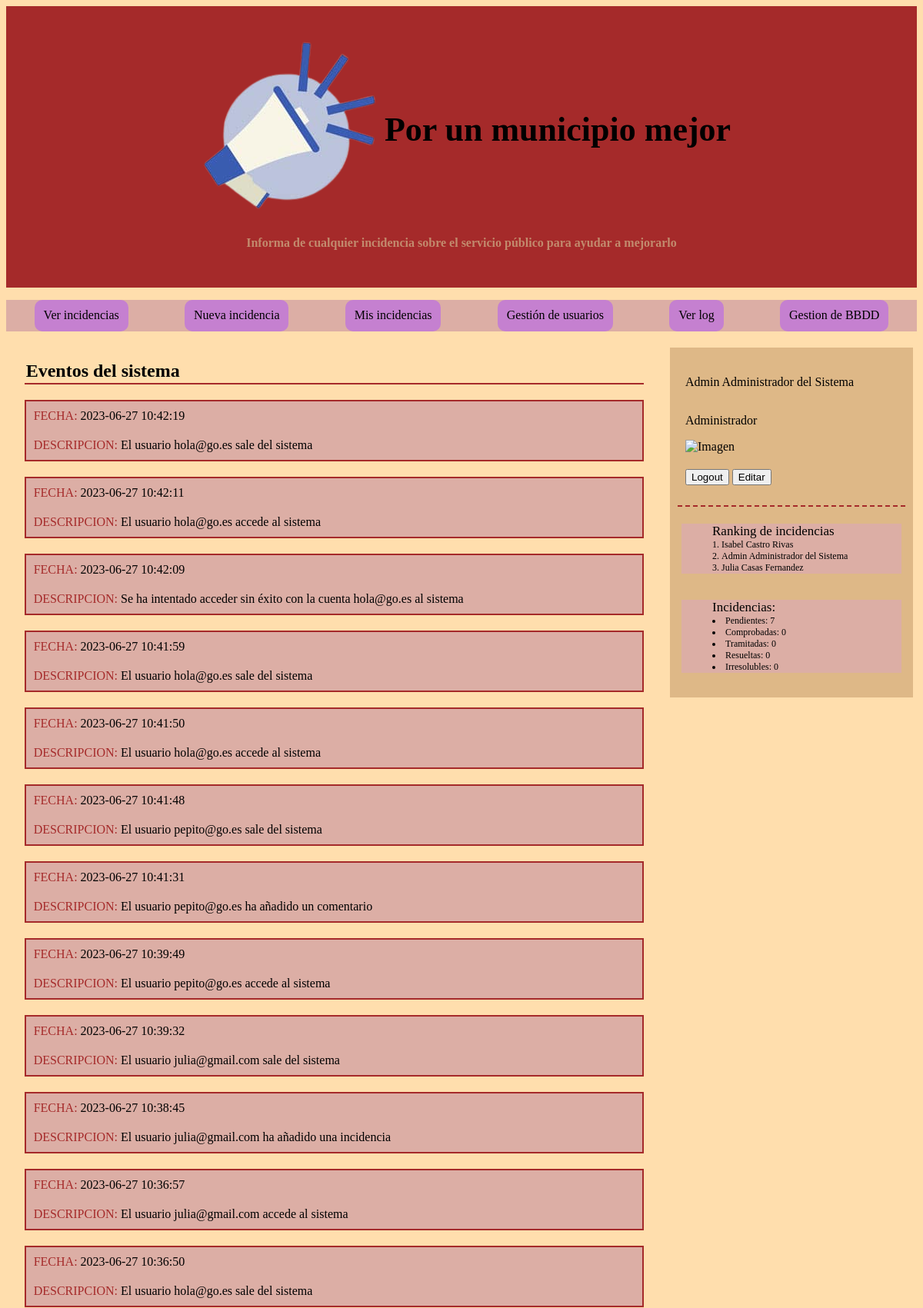
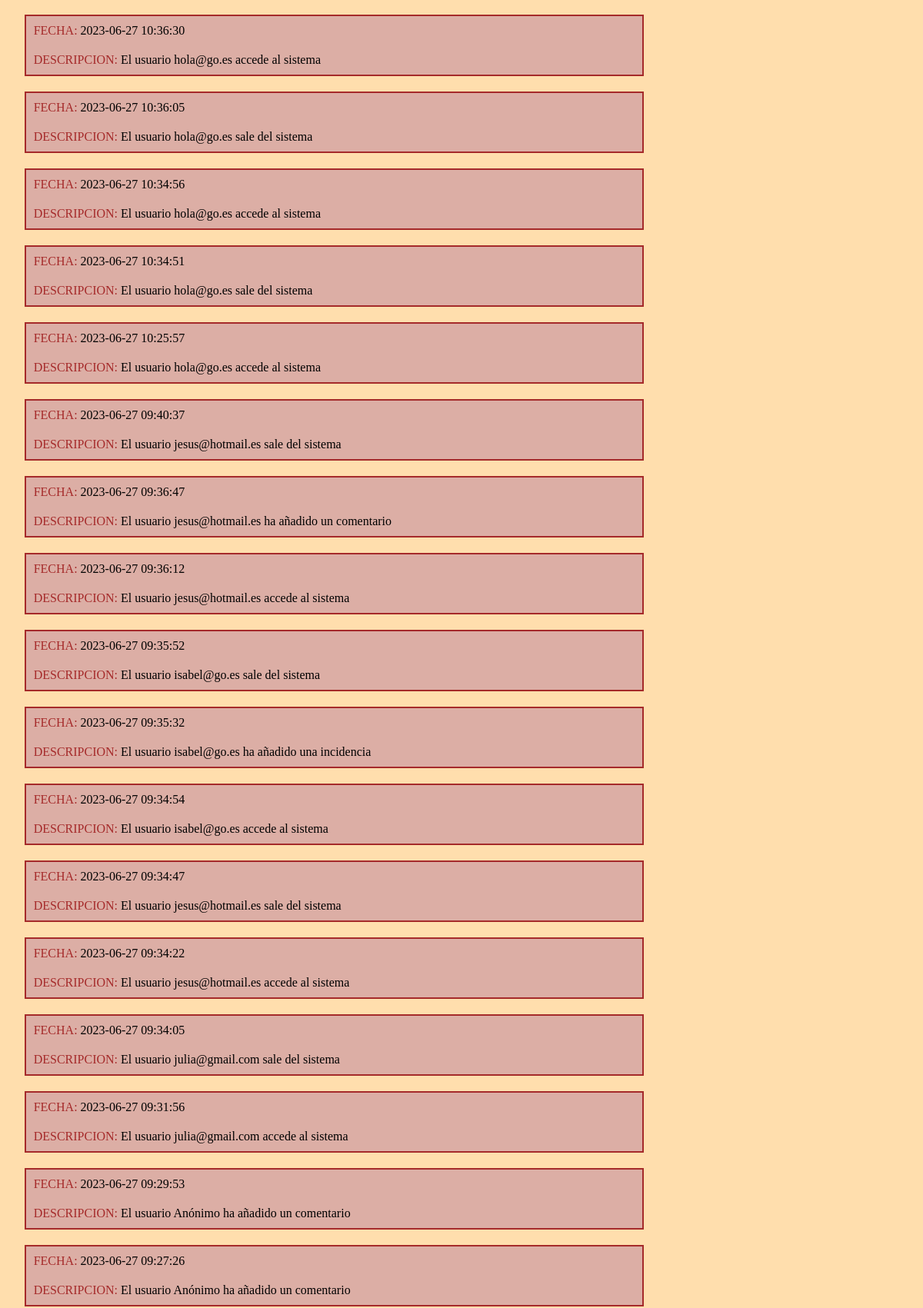
/index.php?p=log (signed in, upper part), run on the app's committed database (2 pictures, top to bottom).
### tables this page shows
CREATE TABLE `LOGS` (
  `ID` int(11) NOT NULL AUTO_INCREMENT,
  `FECHA` datetime NOT NULL,
  `DESCRIPCION` varchar(250) NOT NULL,
  PRIMARY KEY (`ID`)
);

### BBDD.php (the view, shortened to what this page needs)
<?php
require_once("Paginabase.php");
function conexion(){
	$db = mysqli_connect(DB_HOST,DB_USER,DB_PASSWD,DB_DATABASE);
	mysqli_set_charset($db,"utf8");
	return $db;
}
function HTMLLOG(){
	$db = conexion();
	$consulta = "SELECT FECHA, DESCRIPCION FROM LOGS ORDER BY FECHA DESC";
	$res = $db->query($consulta);
	if(!$res){
		echo "<p class ='error'>Error en la consulta</p>";
		echo "<p class ='error'>Código: ".mysqli_errno($db)."</p>";
		echo "<p class ='error'>Mensaje: ".mysqli_error($db)."</p>";
	}else{
		echo "<h2>Eventos del sistema</h2>";
	}
	if ($res->num_rows > 0) {
		echo "<section>";
	    while ($fila = $res->fetch_assoc()) {
	        foreach ($fila as $campo => $valor) {
	        	echo "<p class= 'log'><label>";
	        	echo "$campo: ";
	        	echo "</label>";
	            echo " $valor ";
	            echo "</p>";
	        }
	    }
	    echo "</section>";
	} else {
	    echo "<p>class ='error'>No se encontraron registros en el log.</p>";
	}
}
?>

### estilos.css (style rules this page uses)
body { background-color: NavajoWhite; }
p.log label { color: brown; }
p.log:nth-child(even) { margin-bottom: 20px; border-width: 0px 2px 2px 2px; border-style: solid; border-color: brown; }
p.log:nth-child(odd) { border-width: 2px 2px 0px 2px; border-style: solid; border-color: brown; }
p.log { background-color: rgb(220,174,165); padding: 10px; margin: 0px; }
main h2 { padding: 2px; border-width: 0px 0px 2px 0px; border-color: brown; border-style: solid; }

### data on the page
logs: campo "FECHA", FECHA "2023-06-27 10:42:19", campo "DESCRIPCION", DESCRIPCION "El usuario hola@go.es sale del sistema"
logs: campo "FECHA", FECHA "2023-06-27 10:42:11", campo "DESCRIPCION", DESCRIPCION "El usuario hola@go.es accede al sistema"
logs: campo "FECHA", FECHA "2023-06-27 10:42:09", campo "DESCRIPCION", DESCRIPCION "Se ha intentado acceder sin éxito con la cuenta hola@go.es al sistema"
logs: campo "FECHA", FECHA "2023-06-27 10:41:59", campo "DESCRIPCION", DESCRIPCION "El usuario hola@go.es sale del sistema"
logs: campo "FECHA", FECHA "2023-06-27 10:41:50", campo "DESCRIPCION", DESCRIPCION "El usuario hola@go.es accede al sistema"
logs: campo "FECHA", FECHA "2023-06-27 10:41:48", campo "DESCRIPCION", DESCRIPCION "El usuario pepito@go.es sale del sistema"
logs: campo "FECHA", FECHA "2023-06-27 10:41:31", campo "DESCRIPCION", DESCRIPCION "El usuario pepito@go.es ha añadido un comentario"
logs: campo "FECHA", FECHA "2023-06-27 10:39:49", campo "DESCRIPCION", DESCRIPCION "El usuario pepito@go.es accede al sistema"
logs: campo "FECHA", FECHA "2023-06-27 10:39:32", campo "DESCRIPCION", DESCRIPCION "El usuario julia@gmail.com sale del sistema"
logs: campo "FECHA", FECHA "2023-06-27 10:38:45", campo "DESCRIPCION", DESCRIPCION "El usuario julia@gmail.com ha añadido una incidencia"
logs: campo "FECHA", FECHA "2023-06-27 10:36:57", campo "DESCRIPCION", DESCRIPCION "El usuario julia@gmail.com accede al sistema"
logs: campo "FECHA", FECHA "2023-06-27 10:36:50", campo "DESCRIPCION", DESCRIPCION "El usuario hola@go.es sale del sistema"
logs: campo "FECHA", FECHA "2023-06-27 10:36:30", campo "DESCRIPCION", DESCRIPCION "El usuario hola@go.es accede al sistema"
logs: campo "FECHA", FECHA "2023-06-27 10:36:05", campo "DESCRIPCION", DESCRIPCION "El usuario hola@go.es sale del sistema"
logs: campo "FECHA", FECHA "2023-06-27 10:34:56", campo "DESCRIPCION", DESCRIPCION "El usuario hola@go.es accede al sistema"
logs: campo "FECHA", FECHA "2023-06-27 10:34:51", campo "DESCRIPCION", DESCRIPCION "El usuario hola@go.es sale del sistema"
logs: campo "FECHA", FECHA "2023-06-27 10:25:57", campo "DESCRIPCION", DESCRIPCION "El usuario hola@go.es accede al sistema"
logs: campo "FECHA", FECHA "2023-06-27 09:40:37", campo "DESCRIPCION", DESCRIPCION "El usuario jesus@hotmail.es sale del sistema"
logs: campo "FECHA", FECHA "2023-06-27 09:36:47", campo "DESCRIPCION", DESCRIPCION "El usuario jesus@hotmail.es ha añadido un comentario"
logs: campo "FECHA", FECHA "2023-06-27 09:36:12", campo "DESCRIPCION", DESCRIPCION "El usuario jesus@hotmail.es accede al sistema"
logs: campo "FECHA", FECHA "2023-06-27 09:35:52", campo "DESCRIPCION", DESCRIPCION "El usuario isabel@go.es sale del sistema"
logs: campo "FECHA", FECHA "2023-06-27 09:35:32", campo "DESCRIPCION", DESCRIPCION "El usuario isabel@go.es ha añadido una incidencia"
logs: campo "FECHA", FECHA "2023-06-27 09:34:54", campo "DESCRIPCION", DESCRIPCION "El usuario isabel@go.es accede al sistema"
logs: campo "FECHA", FECHA "2023-06-27 09:34:47", campo "DESCRIPCION", DESCRIPCION "El usuario jesus@hotmail.es sale del sistema"
logs: campo "FECHA", FECHA "2023-06-27 09:34:22", campo "DESCRIPCION", DESCRIPCION "El usuario jesus@hotmail.es accede al sistema"
logs: campo "FECHA", FECHA "2023-06-27 09:34:05", campo "DESCRIPCION", DESCRIPCION "El usuario julia@gmail.com sale del sistema"
logs: campo "FECHA", FECHA "2023-06-27 09:31:56", campo "DESCRIPCION", DESCRIPCION "El usuario julia@gmail.com accede al sistema"
logs: campo "FECHA", FECHA "2023-06-27 09:29:53", campo "DESCRIPCION", DESCRIPCION "El usuario Anónimo ha añadido un comentario"
logs: campo "FECHA", FECHA "2023-06-27 09:27:26", campo "DESCRIPCION", DESCRIPCION "El usuario Anónimo ha añadido un comentario"

### other printed values
$nombre "Admin"
$apellidos "Administrador del Sistema"
$tipo "Administrador"
$user[0] "Isabel Castro Rivas"
$user[1] "Admin Administrador del Sistema"
$user[2] "Julia Casas Fernandez"
$pendientes "7"
$comprobada "0"
$tramitada "0"
$activas "0"
$irresoluble "0"
